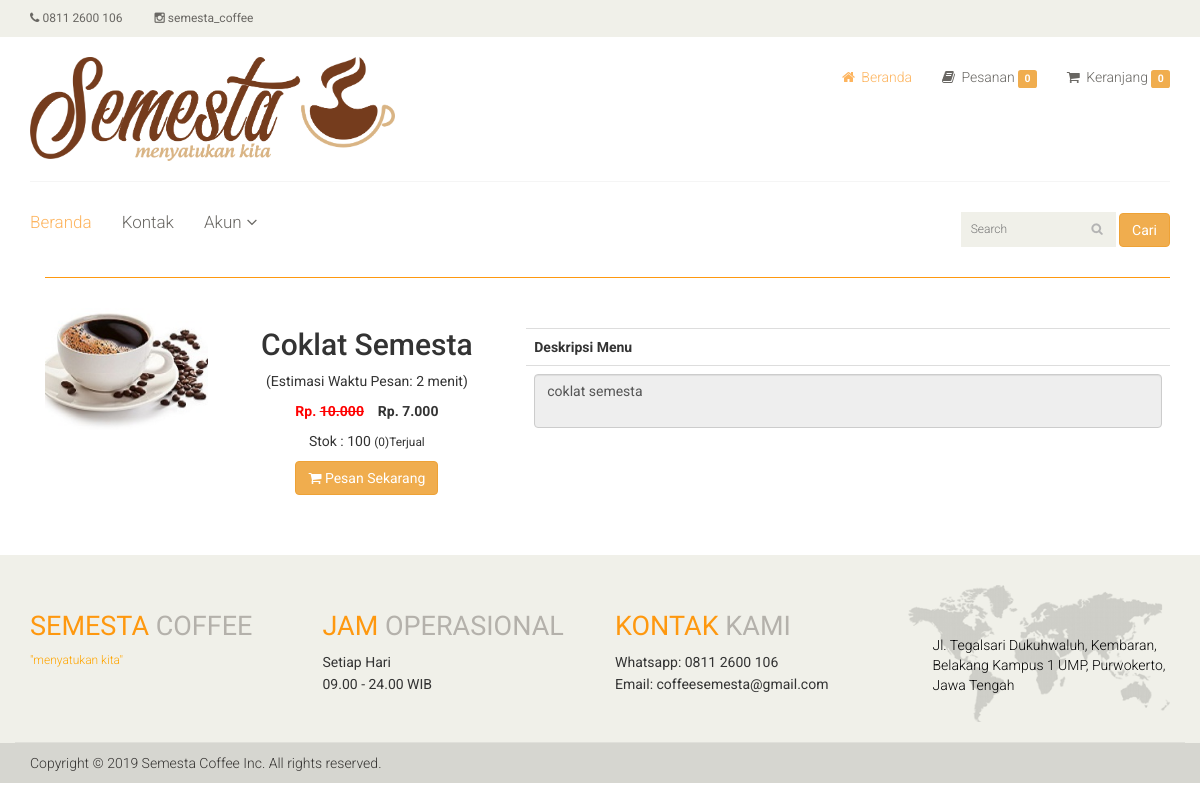
The page /ee11cbb19052e40b07aac0ca060c23ee/index.php?i=detail-barang&id=36 (signed in) on the database its author committed.
### tables this page shows
CREATE TABLE `m_barang` (
  `brg_id` int(11) NOT NULL,
  `judul` varchar(100) NOT NULL,
  `estimasi_menu` varchar(255) NOT NULL,
  `stok` int(11) NOT NULL,
  `jenis_id` int(11) DEFAULT NULL,
  `kategori_id` int(11) NOT NULL,
  `harga_beli` int(11) NOT NULL,
  `harga_jual` int(11) NOT NULL,
  `jml_terjual` int(11) NOT NULL,
  `diskon` double(8,2) NOT NULL,
  `image` varchar(100) NOT NULL,
  `deskripsi` varchar(1000) NOT NULL
);

### ee11cbb19052e40b07aac0ca060c23ee/dtl_barang.php (the view, shortened to what this page needs)
<section>
	<div class="container">
		<div class="row">
			<?php
			$sbuku = mysqli_query($koneksi, "SELECT * FROM m_barang a
								  			 LEFT OUTER JOIN l_kategori b on a.kategori_id = b.kategori_id
											 WHERE brg_id = '$_GET[id]'");
			$hbuku = mysqli_fetch_array($sbuku);
			?>
			<div class="col-sm-12 padding-right">
				<div class="category-tab">
					<div class="col-sm-12">
						<ul class="nav nav-tabs">
						</ul>
					</div>
					<div class="tab-content">
						<div class="tab-pane fade active in">
							<div class="col-sm-2">
								<div class="">
									<div class="single-products">
										<div class="productinfo text-right">
											<img class="img img-responsive" src="../<?php echo md5('admin') ?>/dist/img/buku/<?php echo $hbuku['image'] ?>" style="align-content: center;" />
										</div>
									</div>
								</div>
							</div>
							<div class="col-sm-3">
								<div class="">
									<div class="single-products">
										<div class="text-center">
											<h2><?php echo $hbuku['judul'] ?></h2>
											<p>(Estimasi Waktu Pesan: <?php echo $hbuku['estimasi_menu'] ?> menit)</p>
											<?php
											$diskon = $hbuku['diskon'] / 100;
											if ($diskon > 0) {
												$harga = $hbuku['harga_jual'] * $diskon;
												$hrg = $hbuku['harga_jual'] - $harga;
												?>
												<font style="color:red"><b>Rp. <strike><?php echo number_format($hbuku['harga_jual'], 0, ",", ".") ?></strike></b></font>
												<font>&nbsp;&nbsp;</font>
												<font><b> Rp. <?php echo number_format($hrg, 0, ",", ".") ?></b></font>
											<?php
											} else {
												?>
												<p><b>Rp. <?php echo number_format($hbuku['harga_jual'], 0, ",", ".") ?></b></p>
											<?php
											}
											?>
											<p>Stok : <?php echo $hbuku['stok'] ?> <small>(<?php echo $hbuku['jml_terjual'] ?>)Terjual</small></p>
											<a href="?i=<?php echo md5('beli') ?>&idbrg=<?php echo $hbuku['brg_id'] ?>" class="btn btn-warning" <?php if ($hbuku['stok'] == 0) {
																																					echo "disabled";
																																				} else {
																																					echo "";
																																				} ?>><i class="fa fa-shopping-cart"></i>
												<?php if ($hbuku['stok'] == 0) {
													echo "Menu Habis";
												} else {
													echo "Pesan Sekarang";
												} ?> </a>
										</div><br />
									</div>
								</div>
							</div>
							<div class="col-sm-7">
								<div class="">
									<div class="single-products">
										<div class="table-responsive">
											<table class="table">
												<tr>
													<th>Deskripsi Menu</th>
												</tr>
												<tr>
													<td>
														<textarea class="form-control" readonly><?php echo $hbuku['deskripsi'] ?></textarea>
													</td>
												</tr>
											</table>
										</div>
									</div>
								</div>
							</div>
						</div>
					</div>
				</div>
			</div>
		</div>
	</div>
</section><br /><br />

### css/main.css (style rules this page uses)
body { font-family: 'Roboto', sans-serif; background:; position: relative; font-weight:400px; }
a { -webkit-transition: 300ms; -moz-transition: 300ms; -o-transition: 300ms; transition: 300ms; }
h1, h2, h3, h4, h5, h6 { font-family: 'Roboto', sans-serif; }
.padding-right { padding-right: 0; }
.single-products { position: relative; }
.productinfo img { width: 100%; }
.productinfo { position:relative; }
.category-tab { overflow: hidden; }
.category-tab ul { background: #40403E; border-bottom: 1px solid #FE980F; list-style: none outside none; margin: 0 0 30px; padding: 0; width: 100%; }
.user_info input, select, textarea { background: #F0F0E9; border:0; color: #696763; padding: 5px; width: 100%; border-radius: 0; resize: none }

### rows shown on the page
m_barang: image (picture), judul "Coklat Semesta", estimasi_menu "2", harga_jual "10.000", hrg "7.000", stok "100", jml_terjual "0", deskripsi "coklat semesta"

### other values the page prints
$nker1 "0"
$nker "0"
